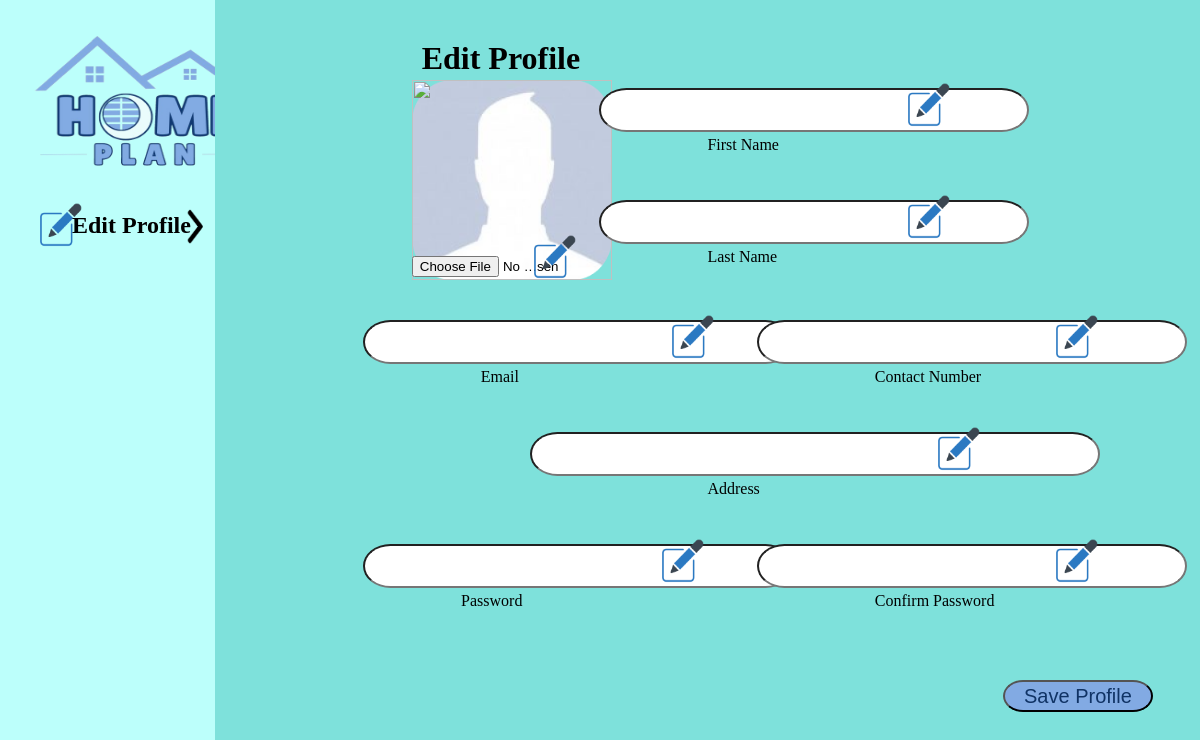
The page /UserSetting.php on the database as committed earlier.
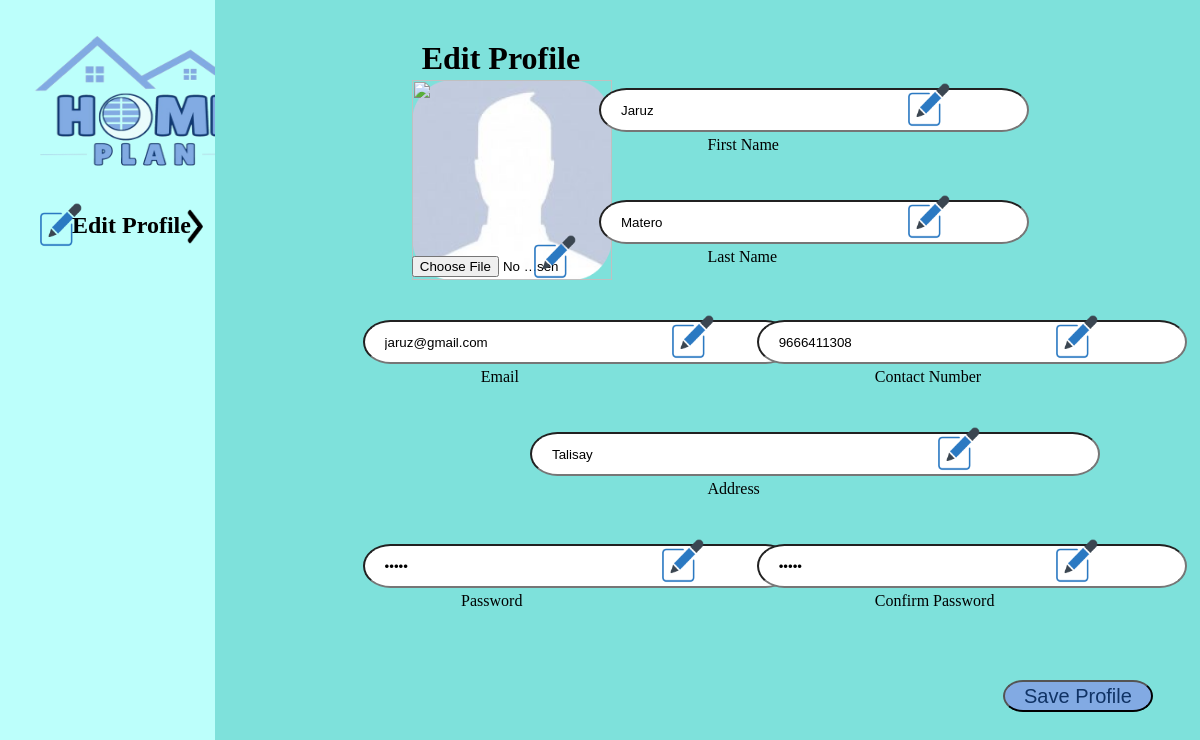
The same page on the database as committed later.
### tables this page shows
CREATE TABLE `customers` (
  `ID` int(8) NOT NULL,
  `USER_IMG` varchar(100) NOT NULL,
  `USER_TYPE` enum('CUSTOMER','ADMIN') NOT NULL DEFAULT 'CUSTOMER',
  `USER_FIRST_NAME` varchar(100) NOT NULL,
  `USER_LAST_NAME` varchar(100) NOT NULL,
  `USER_CONTACT_NUMBER` bigint(11) NOT NULL,
  `USER_EMAIL` varchar(100) NOT NULL,
  `USER_PASSWORD` varchar(100) NOT NULL,
  `USER_ADDRESS` varchar(100) NOT NULL,
  `USER_STATUS` enum('ACTIVE','INACTIVE') NOT NULL DEFAULT 'ACTIVE'
);

### Database.php (called while the page is built, shortened)
<?php
class db{
    function setconnection(){
        try{
            $this->connection=new PDO("mysql:host=localhost; dbname=cis2104_finalproject_db", "root", "");
        } catch(PDOException $e){
            echo "Error";
        }
    }
}
?>

### Data.php (called while the page is built, shortened)
<?php
include("Database.php");
class data extends db {
    function getUserFile($userID){
        $q = "SELECT * FROM customers";
        $userData = $this->connection->query($q);
        return $userData;
    }
}
?>

### UserSetting.php (the view, shortened to what this page needs)
<?php
    include('Data.php');
    $userID = $_SESSION["userid"] = $_GET["userid"];
?>
<!DOCTYPE html>
    <html>
        <head>
            <link rel="stylesheet" href="CSS_Files/UserSettings.css">
        </head>
        <body>
           <div class="side-bar">
                <a href="Home.php?userlogid=<?php echo $userID?>"><img src="images/logo/logo.png" class="logo"></a>
                <img src="images/icons/EditLogo.png" class="edit-logo">
                <img src="images/icons/RightArrow.png" class="arrow-logo">
                <h2>Edit Profile</h2>
           </div>
            <?php
                $user = new data;
                $user->setconnection();
                $userRecord = $user->getUserFile($userID);
                foreach($userRecord as $row){
                    $userImg = $row['USER_IMG'];
                    $userFname = $row['USER_FIRST_NAME'];
                    $userLname = $row['USER_LAST_NAME'];
                    $userContact = $row['USER_CONTACT_NUMBER'];
                    $userEmail = $row['USER_EMAIL'];
                    $userPass = $row['USER_PASSWORD'];
                    $userAddress = $row['USER_ADDRESS'];
                }
            ?>
           <div class="main-div">
                <h1>Edit Profile</h1>
                <img src="images/userProfile/<?php echo $userImg?>" class="user-profile">
                <section>
                    <form action="UserProfileServer.php" method="POST" enctype="multipart/form-data">
                        <input type="file" name="user_img" id="userUpadateImg" placeholder="Update Image">
                        <img src="images/icons/EditLogo.png" class="user-logo">
                        <label for="fname" class="fname-label">First Name</label>
                        <input value="<?php echo $userFname?>" class="fname-field" type="text" id="fname" name="fname" required>
                        <img src="images/icons/EditLogo.png" class="fname-logo">
                        <label for="lname" class="lname-label">Last Name</label>
                        <input value="<?php echo $userLname?>" class="lname-field" type="text" id="lname" name="lname" required>
                        <img src="images/icons/EditLogo.png" class="lname-logo">
                        <label for="email" class="email-label">Email</label>
                        <input value="<?php echo $userEmail?>" class="email-field" type="text" id="email" name="email" required>
                        <img src="images/icons/EditLogo.png" class="email-logo">
                        <label for="contactNum" class="contact-label">Contact Number</label>
                        <input value="<?php echo $userContact?>" class="contact-field" type="text" id="contactNum" name="contactNum" required>
                        <img src="images/icons/EditLogo.png" class="contact-logo">
                        <label for="address" class="address-label">Address</label>
                        <input value="<?php echo $userAddress?>" class="address-field" type="text" id="address" name="address" required>
                        <img src="images/icons/EditLogo.png" class="address-logo">
                        <label for="password" class="pass-label">Password</label>
                        <input value="<?php echo $userPass?>" class="password-field" type="password" id="password" name="password" required>
                        <img src="images/icons/EditLogo.png" class="pass-logo">
                        <label for="con_pass" class="con_pass-label">Confirm Password</label>
                        <input value="<?php echo $userPass?>" class="con_pass-field" type="password" id="con_pass" name="con_pass" required>
                        <img src="images/icons/EditLogo.png" class="con_pass-logo">
                        <button class="btn-save" type="submit">Save Profile</button>
                    </form>
                </section>
           </div>
        </body>
    </html>

Rows that differ between the two databases and show on the page:
added customers: fname "Jaruz", lname "Matero", email "jaruz@gmail.com", contactNum "9666411308", address "Talisay"
